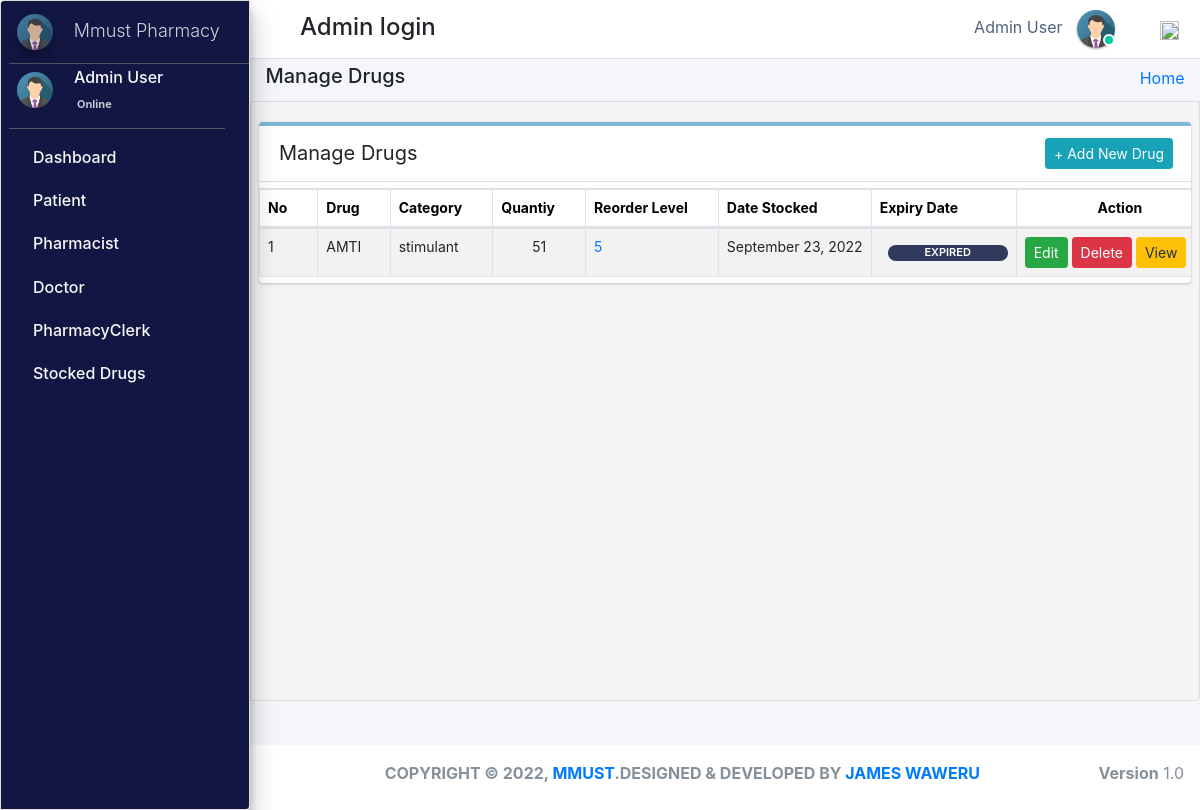
The page /admin_user/manage_stock/ (signed in) on the database as committed earlier.
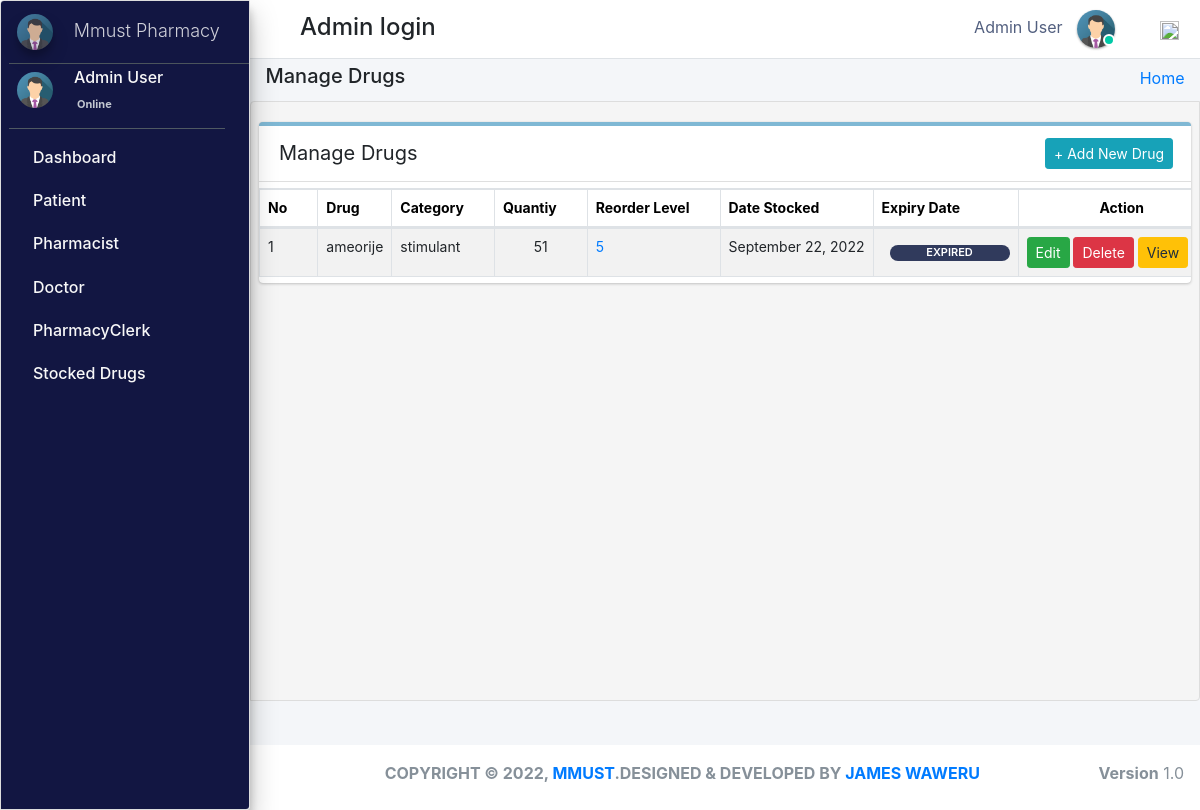
The same page on the database as committed later.
### pharmacy/models.py (models this page shows, shortened)
class Stock(models.Model):
    category = models.ForeignKey(Category,null=True,on_delete=models.CASCADE,blank=True)
    drug_imprint=models.CharField(max_length=6 ,blank=True, null=True)
    drug_name = models.CharField(max_length=50, blank=True, null=True)
    drug_color = models.CharField(max_length=50, blank=True, null=True)
    drug_shape = models.CharField(max_length=50, blank=True, null=True)
    quantity = models.IntegerField(default='0', blank=True, null=True)
    receive_quantity = models.IntegerField(default='0', blank=True, null=True)
    reorder_level = models.IntegerField(default='0', blank=True, null=True)
    manufacture= models.CharField(max_length=50, blank=True, null=True)
    last_updated = models.DateTimeField(auto_now_add=False, auto_now=True)
    timestamp = models.DateTimeField(auto_now_add=True, auto_now=False)
    drug_strength= models.CharField(max_length=10, blank=True, null=True)
    valid_from = models.DateTimeField(blank=True, null=True,default=timezone.now)
    valid_to = models.DateTimeField(blank=False, null=True)
    drug_description=models.TextField(blank=True,max_length=1000,null=True)
    drug_pic=models.ImageField(default="images2.png",null=True,blank=True)
    objects = ExpiredManager()

class Category(models.Model):
    name = models.CharField(max_length=50, blank=False, null=True)
    def __str__(self):
        return str(self.name)

### pharmacy/HODViews.py (the view)
# urls.py: path('admin_user/manage_stock/',HODViews.manageStock,name='manage_stock'),
def manage_stock(request):
    stocks = Stock.objects.all().order_by("-id")
    ex = Stock.objects.annotate(
        expired=ExpressionWrapper(
            Q(valid_to__lt=Now()), output_field=BooleanField())
    ).filter(expired=True)
    eo = Stock.objects.annotate(
        expired=ExpressionWrapper(
            Q(valid_to__lt=Now()), output_field=BooleanField())
    ).filter(expired=False)
    context = {
        "stocks": stocks,
        "expired": ex,
        "expa": eo,
        "title": "Manage Stocked Drugs"
    }
    return render(request, 'hod_templates/manage_stock.html', context)

### pharmacy/models.py (called while the page is built)
    def get_queryset(self):
        return super().get_queryset().annotate(
            expired=ExpressionWrapper(Q(valid_to__lt=Now()), output_field=BooleanField())
        )

### pharmacy/templates/hod_templates/manage_stock.html (shortened to what this page needs)
{% extends 'hod_templates/base_template.html'%} {% block page_title %}
<h5>Manage Drugs</h5>
{% endblock page_title %} {% block main_content %}
<section class="content">
    <div class="row">
        <div class="col-md-12">
            <div class="card manage sc">
                <div class="card-header">
                    <span>Manage Drugs</span>
                    <div class="card-tools d-flex">
                        <a class="btn btn-sm btn-info mr-2" href="{% url 'add_stock' %}" role="button">+ Add New Drug</a>
                    </div>
                </div>
                <table class="table table-bordered table-hover dataTable" id="plist">
                    <thead>
                        <tr>
                            <th>No</th>
                            <th>Drug</th>
                            <th>Category</th>
                            <th>Quantiy</th>
                            <th>Reorder Level</th>
                            <th>Date Stocked</th>
                            <th>Expiry Date</th>
                            <th class="text-center">Action</th>
                        </tr>
                    </thead>
                    <tbody>
                        {% for stock in stocks %}
                        <tr class="hov">
                            <td>{{forloop.counter}}</td>
                            <td>{{stock.drug_name}}</td>
                            <td>{{stock.category}}</td>
                            <td>
                                <span class="d-flex justify-content-center">
                                 {% if stock.quantity <= stock.reorder_level %}
                                <div  class="d-flex justify-content-center px-2 mt-2"style="background-color:#a00b80;;border-radius: 10px;font-size: 11px; width:70px;font-weight: 600;color: white;">{{stock.quantity}}</div>
                                {% else %}{{stock.quantity}}
                                {% endif %}</span>
                            </td>
                            <td>
                                {% if stock.reorder_level %}
                                <a href="{% url 'reorder_level' stock.id %}">{{stock.reorder_level}}</a></td>
                            {% else %}
                            <a href="{% url 'reorder_level' stock.id %}">Add level</a> {% endif %}
                            <td>{{stock.last_updated |date:"F d, Y"}}</td>
                            {% for expire in expired %} {% if stock.drug_name == expire.drug_name %}
                            <td class="">
                                <div style="background-color: rgb(48, 58, 92);border-radius: 10px;font-size: 11px; width:120px;font-weight: 600;color: white;" class="d-flex justify-content-center ml-2 mt-2 px-1 "> EXPIRED </div>
                            </td>
                            {% endif %} {% endfor %}
                            <td class="d-flex justify-content-center">
                                <a href="{%url 'edit_drug' stock.id %}" class="btn btn-sm btn-success">Edit</a> &nbsp;
                                <a href="{%url 'delete_drug' stock.id %}" class="btn btn-sm btn-danger">Delete</a> &nbsp;
                                <a href="{% url 'drug_detail' stock.id %}" class="btn btn-sm btn-warning">View</a>
                            </td>
                        </tr>
                        {% endfor %}
                    </tbody>
                </table>
            </div>
        </div>
    </div>
</section>
{% endblock %}

Rows that differ between the two databases and show on the page:
changed Stock "stimulant": drug_name "AMTI" → "ameorije"; last_updated "September 23, 2022" → "September 22, 2022"
